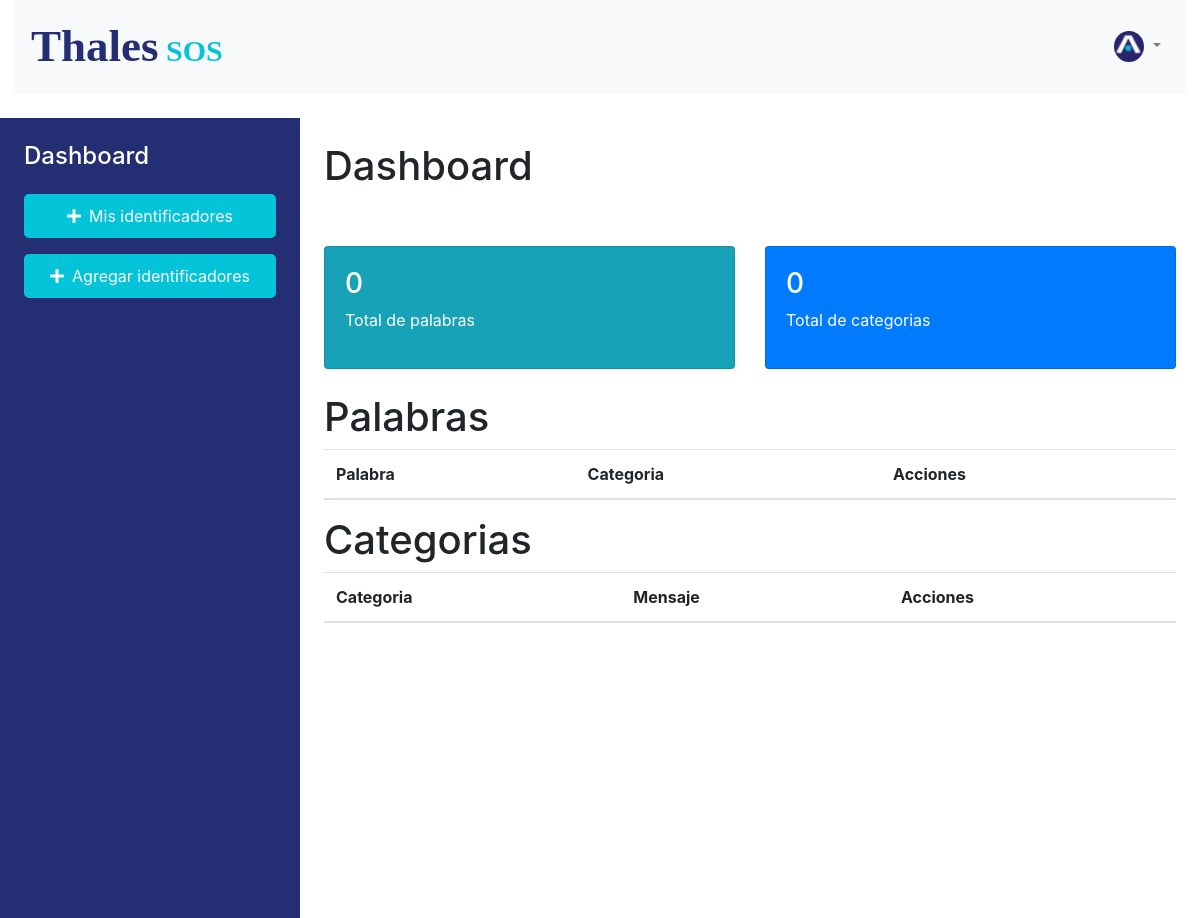
The app's page /administrador, older data.
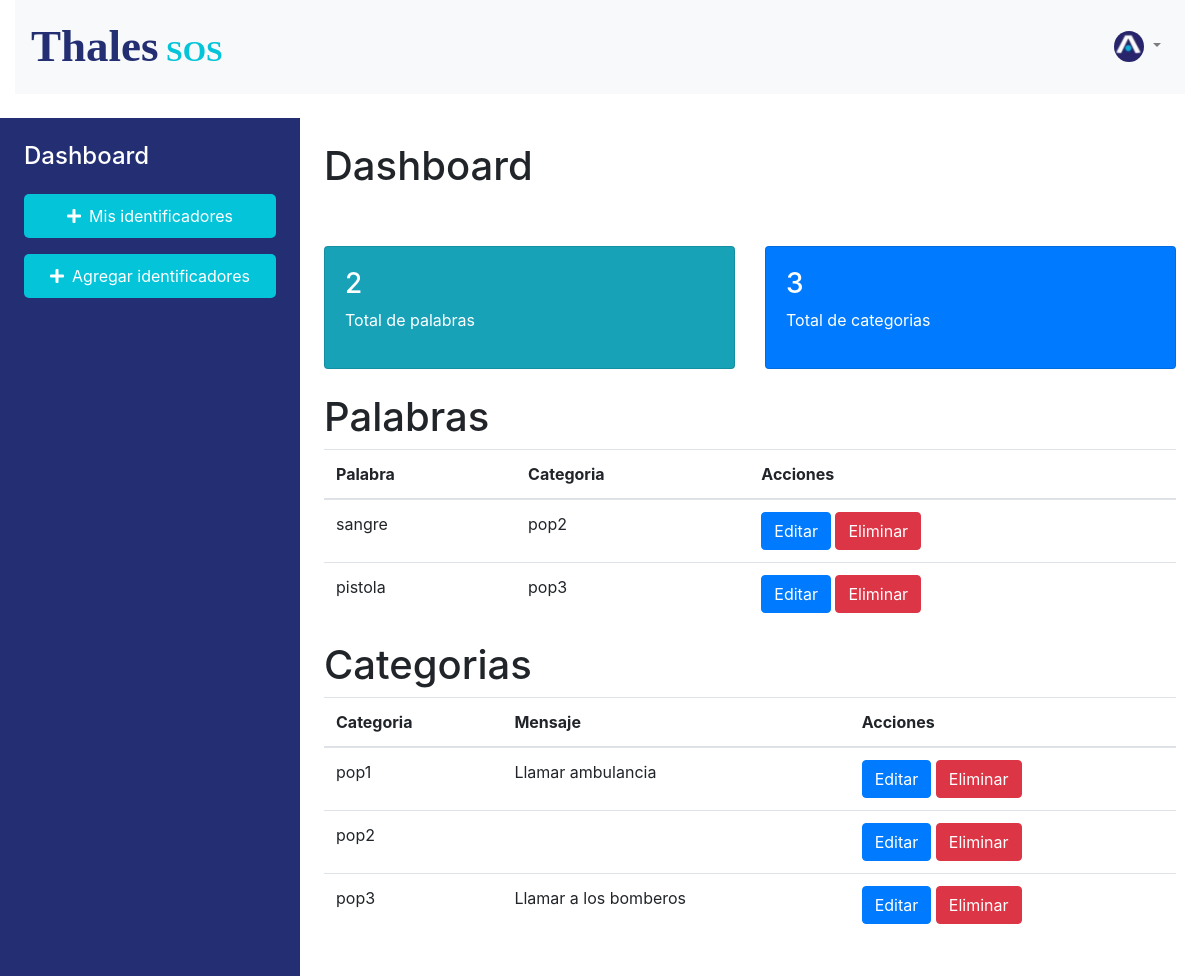
The same page, newer data.
### ThalesSos/models.py (models this page shows)
class Warning(models.Model):
    id = models.AutoField(primary_key=True)
    keywords = models.CharField(max_length=100)
    category = models.ForeignKey('Categorie', on_delete=models.CASCADE)

class Categorie(models.Model):
    id = models.AutoField(primary_key=True)
    name = models.CharField(max_length=100)
    message = models.CharField(max_length=100)

### ThalesSos/views.py (the view)
# urls.py: path('administrador', views.administrador, name='administrador'),
def administrador(request):
    categories = Categorie.objects.all()
    total_categorias = categories.count()
    warnings = Warning.objects.all()
    total_warnings = warnings.count()
    return render(request, 'administrador.html', {
        'warnings': warnings,
        'total_warnings': total_warnings,
        'categories': categories,
        'total_categorias': total_categorias
    })

### ThalesSos/templates/administrador.html (shortened to what this page needs)
<!DOCTYPE html>
<html lang="en">
<head>
    <link rel="stylesheet" href="https://stackpath.bootstrapcdn.com/bootstrap/4.5.2/css/bootstrap.min.css">
    <link rel="stylesheet" href="https://cdnjs.cloudflare.com/ajax/libs/font-awesome/5.15.1/css/all.min.css">
    {% load static %}
</head>
<body>
    <div class="container-fluid">
        <nav class="navbar navbar-expand-lg navbar-light bg-light mb-4">
            <a class="navbar-brand" href="#" style="font-family: Poppins; font-weight: 700; font-size: 45px; color: #242F73;">Thales<span style="font-family: Poppins; font-weight: 700; font-size: 30px; color: #04C4D9;"> SOS</span></a>
            <div class="collapse navbar-collapse" id="navbarNav">
                <ul class="navbar-nav ml-auto">
                    <li class="nav-item dropdown">
                        <a class="nav-link dropdown-toggle" href="#" id="navbarDropdown" role="button" data-toggle="dropdown" aria-haspopup="true" aria-expanded="false">
                            <img style="border-radius: 50%;" src="{% static 'images/Captura de pantalla 2023-10-27 a la(s) 19.44.11.png' %}" alt="Profile Image" width="30">
                        </a>
                    </li>
                </ul>
            </div>
        </nav>
    </div>
    <div class="container-fluid" style="height: 100vh;">
        <div class="row" style="height: 100vh;">
            <div class="col-md-3 p-4 text-white" style="background-color: #242F73;">
                <h4>Dashboard</h4>
                <ul class="list-unstyled mt-4">
                    <li>
                        <div class="btn-add" style="background-color: #04C4D9;" id="showDashboard">
                            <i class="fas fa-plus pr-2"></i>
                            Mis identificadores
                        </div>
                    </li>
                    <li class="pt-3"><div class="btn-add" style="background-color: #04C4D9;">
                        <i class="fas fa-plus pr-2"></i>
                        Agregar identificadores
                    </div></li>
                </ul>
            </div>
            <div class="col-md-9 p-4" id="dashboardContent">
                <h1>Dashboard</h1>
                <div class="row mb-4 pt-5">
                    <div class="col-md-6">
                        <div class="card bg-info text-white">
                            <div class="card-body">
                                <h3>{{ total_warnings }}</h3>
                                <p>Total de palabras</p>
                            </div>
                        </div>
                    </div>
                    <div class="col-md-6">
                        <div class="card bg-primary text-white">
                            <div class="card-body">
                                <h3>{{ total_categorias }}</h3>
                                <p>Total de categorias</p>
                            </div>
                        </div>
                    </div>
                </div>
                <table class="table">
                    <h1>Palabras</h1>
                    <thead>
                        <tr>
                            <th>Palabra</th>
                            <th>Categoria</th>
                            <th>Acciones</th>
                        </tr>
                    </thead>
                    <tbody>
                        {% for warning in warnings %}
                        <tr>
                            <td>{{ warning.keywords }}</td>
                            <td>{{ warning.category.name }}</td>
                            <td>
                                <button class="btn btn-primary edit-btn-warning" data-id="{{ warning.id }}" data-keywords="{{ warning.keywords }}" data-tipe-category="{{ warning.category.name }}" >Editar</button>
                                <a href="{% url 'delete_warning' warning.id %}" class="btn btn-danger" onclick="return confirm('¿Estás seguro de que quieres eliminar esta palabra?');">Eliminar</a>
                            </td>
                        </tr>
                        {% endfor %}
                    </tbody>
                </table>
                <table class="table">
                    <h1>Categorias</h1>
                    <thead>
                        <tr>
                            <th>Categoria</th>
                            <th>Mensaje</th>
                            <th>Acciones</th>
                        </tr>
                    </thead>
                    <tbody>
                        {% for categorie in categories %}
                        <tr>
                            <td>{{ categorie.name }}</td>
                            <td>{{ categorie.message }}</td>
                            <td>
                                <button class="btn btn-primary edit-btn" data-id="{{ categorie.id }}"
                                data-name="{{ categorie.name }}"
                                data-message="{{ categorie.message }}">Editar</button>
                                <a href="{% url 'delete_categorie' categorie.id %}" class="btn btn-danger" onclick="return confirm('¿Estás seguro de que quieres eliminar esta categoria?');">Eliminar</a>
                            </td>
                        </tr>
                        {% endfor %}
                    </tbody>
                </table>
            </div>
        </div>
    </div>
</body>
</html>

### ThalesSos/templates/administrador.html (style rules this page uses)
.btn-add { display: flex; align-items: center; justify-content: center; background-color: black; color: white; padding: 10px 20px; border-radius: 5px; cursor: pointer; }

Row changes from the older to the newer data that the page shows:
added Warning: keywords "sangre", category.name "pop2"
added Warning: keywords "pistola", category.name "pop3"
added Categorie: name "pop1", message "Llamar ambulancia"
added Categorie: name "pop2"
added Categorie: name "pop3", message "Llamar a los bomberos"
Text that changed along with them:
{{ total_warnings }}: "0" → "2"
{{ total_categorias }}: "0" → "3"
